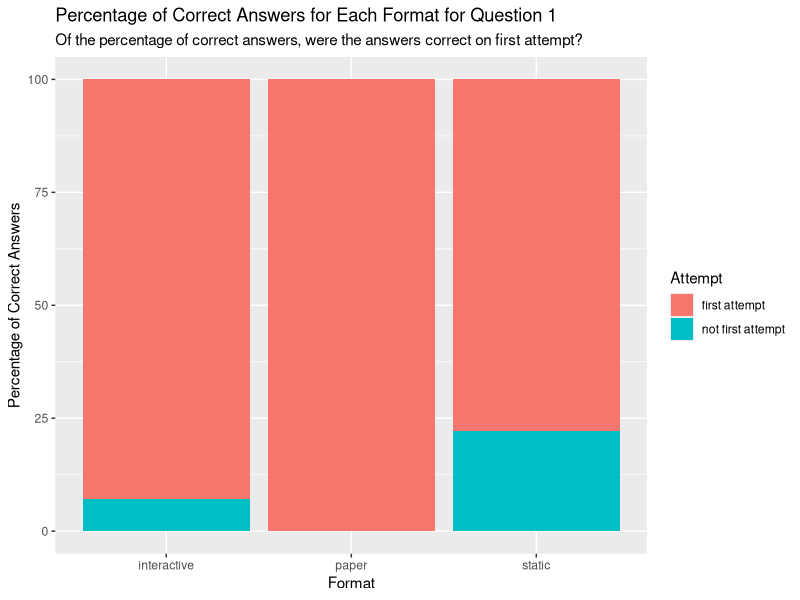
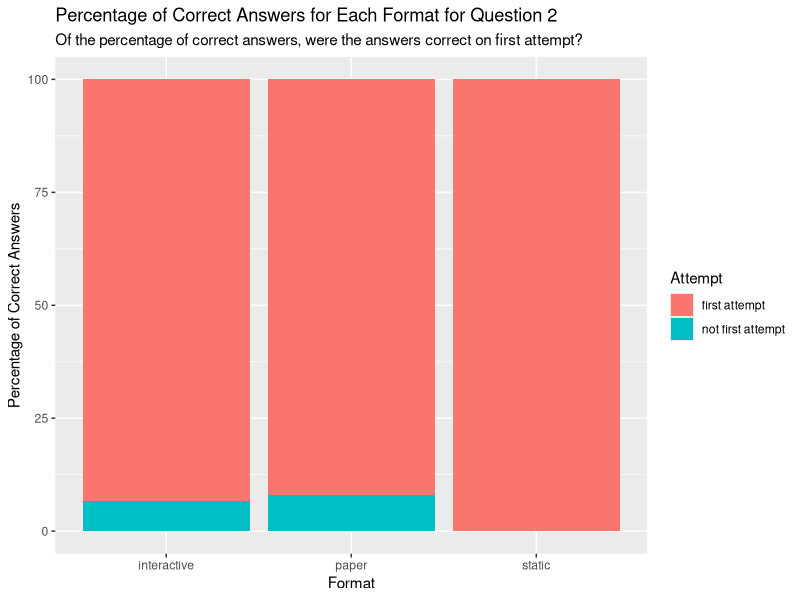
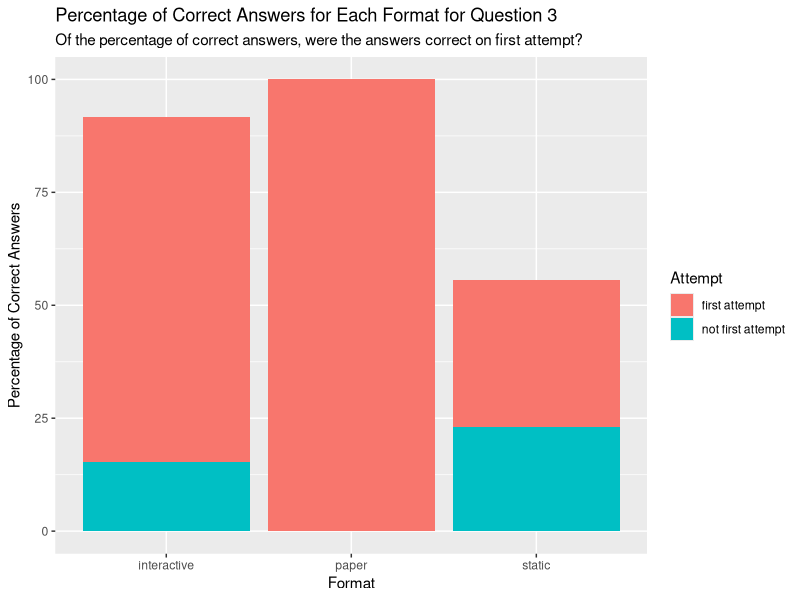
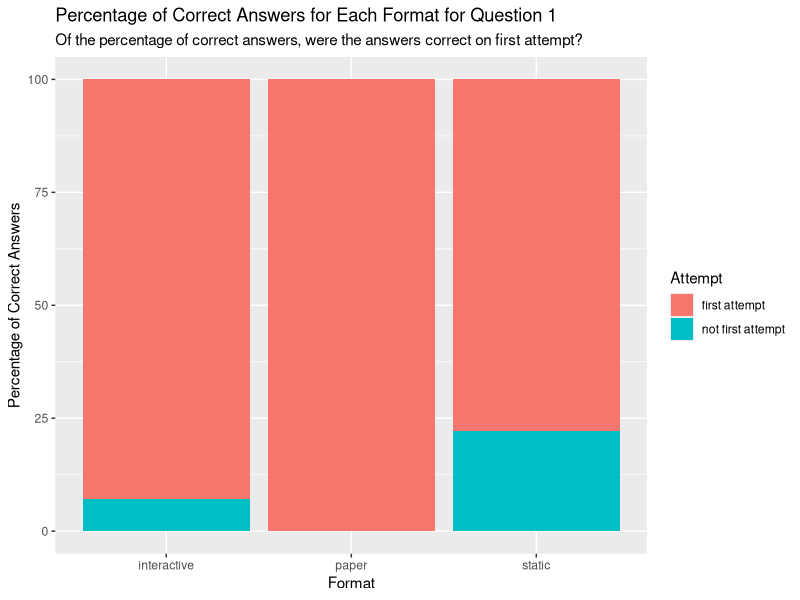

Here is the R script that generated these plots, in order: (Note: this script raises an error after producing the figures.)
## ---- chunk 1
#install.packages("dplyr")
library(dplyr)

#install.packages("ggplot2")
library("ggplot2")
## ---- chunk 2
participant <- c(1,2,3,4,5,6,7,8,9,10)

format1 <- c("static", "paper", "static", "interactive", "interactive", "paper" , "interactive", "interactive", "paper", "static")
format2 <- c("paper", "static", "interactive", "static", "paper", "interactive", "paper", "static", "interactive", "paper" )
format3 <- c("interactive", "interactive", "paper", "paper", "static", "static", "static", "paper", "static", "interactive")

## ---- chunk 3

no_types1 <- c(3,6,3,5,4,6,4,1,6,5)
no_types2 <- c(5,3,5,4,5,5,5,3,5,5)
no_types3 <- c(7,6,7,7,2,3,6,0,2,6)

max_1 <- 6
max_2 <- 5
max_3 <- 7

ratio1 <- no_types1/max_1
ratio2 <- no_types2/max_2
ratio3 <- no_types3/max_3

all_types_all_questions <- data.frame(participant, format1, no_types1, ratio1, format2, no_types2, ratio2, format3, no_types3, ratio3)
## ---- chunk 4

p1formats <- c(format1[1], format2[1], format3[1])
p1ratios <- c(ratio1[1], ratio2[1], ratio3[1])

p2formats <- c(format1[2], format2[2], format3[2])
p2ratios <- c(ratio1[2], ratio2[2], ratio3[2])

p3formats <- c(format1[3], format2[3], format3[3])
p3ratios <- c(ratio1[3], ratio2[3], ratio3[3])

p4formats <- c(format1[4], format2[4], format3[4])
p4ratios <- c(ratio1[4], ratio2[4], ratio3[4])

p5formats <- c(format1[5], format2[5], format3[5])
p5ratios <- c(ratio1[5], ratio2[5], ratio3[5])

p6formats <- c(format1[6], format2[6], format3[6])
p6ratios <- c(ratio1[6], ratio2[6], ratio3[6])

p7formats <- c(format1[7], format2[7], format3[7])
p7ratios <- c(ratio1[7], ratio2[7], ratio3[7])

p8formats <- c(format1[8], format2[8], format3[8])
p8ratios <- c(ratio1[8], ratio2[8], ratio3[8])

p9formats <- c(format1[9], format2[9], format3[9])
p9ratios <- c(ratio1[9], ratio2[9], ratio3[9])

p10formats <- c(format1[10], format2[10], format3[10])
p10ratios <- c(ratio1[10], ratio2[10], ratio3[10])

questions<- c(1,2,3)


p1dat <- data.frame(p1formats, p1ratios, questions)
p2dat <- data.frame(p2formats, p2ratios, questions)
p3dat <- data.frame(p3formats, p3ratios, questions)
p4dat <- data.frame(p4formats, p4ratios, questions)
p5dat <- data.frame(p5formats, p5ratios, questions)
p6dat <- data.frame(p6formats, p6ratios, questions)
p7dat <- data.frame(p7formats, p7ratios, questions)
p8dat <- data.frame(p8formats, p8ratios, questions)
p9dat <- data.frame(p9formats, p9ratios, questions)
p10dat <- data.frame(p10formats, p10ratios, questions)
## ---- chunk 5

p1<-ggplot(p1dat, aes(y = p1ratios*100, x = questions)) +
     geom_col(aes(fill = p1formats)) +
     labs(x="Question number", y= "Percentage of example types given",
     title = "Percentage of Example Types Given for Each Participant", subtitle="Participant 1", fill= "Format of question")


p2<-ggplot(p2dat, aes(y = p2ratios*100, x = questions)) +
     geom_col(aes(fill = p2formats)) +
    labs(x="Question number", y= "Percentage of example types given",  title = "Percentage of Example Types Given for Each Participant", subtitle="Participant 2", fill= "Format of question" )



p3<-ggplot(p3dat, aes(y = p3ratios*100, x = questions)) +
     geom_col(aes(fill = p3formats)) +
  labs(x="Question number", y= "Percentage of example types given",  title = "Percentage of Example Types Given for Each Participant", subtitle="Participant 3", fill= "Format of question")



p4<-ggplot(p4dat, aes(y = p4ratios*100, x = questions)) +
     geom_col(aes(fill = p4formats))+
  labs(x="Question number", y= "Percentage of example types given",  title = "Percentage of Example Types Given for Each Participant", subtitle="Participant 4", fill= "Format of question")



p5<-ggplot(p5dat, aes(y = p5ratios*100, x = questions)) +
     geom_col(aes(fill = p5formats))+
  labs(x="Question number", y= "Percentage of example types given",  title = "Percentage of Example Types Given for Each Participant", subtitle="Participant 5", fill= "Format of question")



p6<-ggplot(p6dat, aes(y = p6ratios*100, x = questions)) +
     geom_col(aes(fill = p6formats))+
  labs(x="Question number", y= "Percentage of example types given",  title = "Percentage of Example Types Given for Each Participant", subtitle="Participant 6", fill= "Format of question")



p7<-ggplot(p7dat, aes(y = p7ratios*100, x = questions)) +
     geom_col(aes(fill = p7formats))+
  labs(x="Question number", y= "Percentage of example types given",  title = "Percentage of Example Types Given for Each Participant", subtitle="Participant 7", fill= "Format of question")



p8<-ggplot(p8dat, aes(y = p8ratios*100, x = questions)) +
     geom_col(aes(fill = p8formats))+
  labs(x="Question number", y= "Percentage of example types given",  title = "Percentage of Example Types Given for Each Participant", subtitle="Participant 8", fill= "Format of question")



p9<-ggplot(p9dat, aes(y = p9ratios*100, x = questions)) +
     geom_col(aes(fill = p9formats))+
  labs(x="Question number", y= "Percentage of example types given",  title = "Percentage of Example Types Given for Each Participant", subtitle="Participant 9", fill= "Format of question")



p10<-ggplot(p10dat, aes(y = p10ratios*100, x = questions)) +
     geom_col(aes(fill = p10formats))+
  labs(x="Question number", y= "Percentage of example types given",  title = "Percentage of Example Types Given for Each Participant", subtitle="Participant 10", fill= "Format of question")
## ---- chunk 6
q1_et<-ggplot(all_types_all_questions, aes(y=ratio1*100, x=participant))+geom_col(aes(fill=format1))+
  labs(x="Participant", y= "Percentage of example types given",  title = "Percentage of Example Types Given for Each Question", subtitle="Question 1", fill= "Format of question")+
   scale_x_discrete(limits=c("1","2","3", "4","5","6","7","8","9","10"))


q2_et<-ggplot(all_types_all_questions, aes(y=ratio2*100, x=participant))+geom_col(aes(fill=format2))+
  labs(x="Participant", y= "Percentage of example types given",  title = "Percentage of Example Types Given for Each Question", subtitle="Question 2", fill= "Format of question")+
   scale_x_discrete(limits=c("1","2","3", "4","5","6","7","8","9","10"))


q3_et<-ggplot(all_types_all_questions, aes(y=ratio3*100, x=participant))+geom_col(aes(fill=format3))+
  labs(x="Participant", y= "Percentage of example types given",  title = "Percentage of Example Types Given for Each Question", subtitle="Question 3", fill= "Format of question")+
   scale_x_discrete(limits=c("1","2","3", "4","5","6","7","8","9","10"))

## ---- chunk 7

formats <- append(format1,format2)
formats <- append(formats, format3)
formats <- data.frame(formats)

ratios <- append(ratio1, ratio2)
ratios <- append(ratios, ratio3)
ratios <- data.frame(ratios)

formats_df <- cbind(formats,ratios)
## ---- chunk 8
p <- formats_df[formats_df$formats =='paper',]
i <- formats_df[formats_df$formats =='interactive',]
s <- formats_df[formats_df$formats =='static',]

p_sum<- sum(p$ratios)
i_sum<- sum(i$ratios)
s_sum<- sum(s$ratios)

p_percent <- p_sum*10
i_percent <- i_sum*10
s_percent <- s_sum*10


average_examples_format <- data.frame(format=c("paper", "interactive", "static"), percentage=c(p_percent, i_percent, s_percent))

f <-ggplot(average_examples_format, aes(x=factor(format, levels = c("paper", "interactive", "static")), y=percentage, fill=format))+geom_col()+labs(x= "Format", y="Average percentage of example types given", fill="Format", title="Average Percentage of Example Types Given for Each Format")
## ---- chunk 9
formats <- c('paper', 'static', 'interactive')
total_or_first <- c('first attempt','first attempt','first attempt','not first attempt', 'not first attempt','not first attempt')

total_correct_ans1 <- c(100, 100, 100)
correct_ans_firstattempt1 <- c(100, 77.78, 92.86)
correct_ans_not_firstattempt1 <- c(0, 22.22, 7.14)

first_attempt <- data.frame(correct_ans_firstattempt1, correct_ans_not_firstattempt1)

q1 <- data.frame(formats, total_correct_ans1, first_attempt)
correctans1 <- c(100,77.78,92.86,0,22.22,7.14)
formats2 <-c('paper', 'static', 'interactive','paper', 'static', 'interactive') 
q11<- data.frame(format=formats2,totals=correctans1, Attempt=total_or_first)

ca1<-ggplot(q11, mapping=aes(x=format, y=totals, fill=Attempt))+ geom_col()

total_correct_ans2 <- c(100, 100, 100)
correct_ans_firstattempt2 <- c(92, 100, 93.33)
correct_ans_not_firstattempt2 <- c(8, 0, 6.67)
correctans2<- c(92, 100, 93.33,8, 0, 6.67)
q22<- data.frame(format=formats2,totals=correctans2, Attempt=total_or_first)

ca2<-ggplot(q22, mapping=aes(x=format, y=totals, fill=Attempt))+ geom_col()




total_correct_ans3 <- c(100, 55.56, 91.67)
correct_ans_firstattempt3 <- c(100, 58.33, 83.33)
correct_ans_not_firstattempt3 <- c(0, 41.67, 16.67)
correctans3<- c(100, 32.40, 76.39,0, 23.15, 15.28)
q33<- data.frame(format=formats2,totals=correctans3, Attempt=total_or_first)

ca3<-ggplot(q33, mapping=aes(x=format, y=totals, fill=Attempt))+ geom_col()
## ---- chunk 10
ca1<- ca1 +labs(title="Percentage of Correct Answers for Each Format for Question 1", x='Format', y="Percentage of Correct Answers", subtitle = "Of the percentage of correct answers, were the answers correct on first attempt?")


ca2<- ca2 +labs(title="Percentage of Correct Answers for Each Format for Question 2", x='Format', y="Percentage of Correct Answers", subtitle = "Of the percentage of correct answers, were the answers correct on first attempt?")

ca3<- ca3 +labs(title="Percentage of Correct Answers for Each Format for Question 3", x='Format', y="Percentage of Correct Answers", subtitle = "Of the percentage of correct answers, were the answers correct on first attempt?")
## ---- chunk 11
#library(data.table)
strats <- c('mem','te','tr','ana')

strat1_1 <- c(0, 1, 1,0)
strat1_2 <- c(0,1,1,0)
strat1_3 <- c(0,1,1,0)
strat1_4 <- c(0,1,0,1)
strat1_5 <- c(0,1,1,1)
strat1_6 <- c(0,1,0,1)
strat1_7 <- c(0,1,1,0)
strat1_8 <- c(0,1,0,0)
strat1_9 <- c(0,1,0,1)
strat1_10 <- c(0,1,1,0)

strat_q1 <- data.frame(strat1_1, strat1_2, strat1_3, strat1_4, strat1_5, strat1_6, strat1_7, strat1_8, strat1_9, strat1_10 )

totals1 <- c(rowSums(strat_q1))
totals1 <- data.frame(totals1)


y1 <- cbind(strat_q1, totals1)

strat1_paper <- data.frame(strat_q1[2], strat_q1[6], strat_q1[9])
strat1_static <- data.frame(strat_q1[1], strat_q1[3], strat_q1[10])
strat1_int <- data.frame(strat_q1[4], strat_q1[5], strat_q1[7], strat_q1[8])

totals1_paper <- c(rowSums(strat1_paper))
totals1_paper <- data.frame(totals1_paper)

y1_paper <- cbind(strat1_paper, totals1_paper)

totals1_static <- c(rowSums(strat1_static))
totals1_static <- data.frame(totals1_static)
y1_static <- cbind(strat1_static, totals1_static)

totals1_int <- c(rowSums(strat1_int))
totals1_int <- data.frame(totals1_int)
y1_int <- cbind(strat1_int, totals1_int)
## ---- chunk 12

labels <- c("analysis", "definition", "trial and error", "transformation")

strategies1<-ggplot(y1, mapping=aes(x=strats,y= totals1))+geom_col()+labs(x= "Strategies", y="Number of Participants", fill="Format", title="Number of Participants Using Each Strategy", subtitle="Question 1")+ scale_x_discrete(labels= labels)+theme(text=element_text(size=15))
## ---- chunk 13
#strats <- c('mem','te','tr','ana')
strat2_1 <- c(0, 0, 1,1)
strat2_2 <- c(1,0,0,0)
strat2_3 <- c(1,0,0,0)
strat2_4 <- c(0,0,1,1)
strat2_5 <- c(1,1,0,0)
strat2_6 <- c(0,1,1,0)
strat2_7 <- c(1,0,0,0)
strat2_8 <- c(1,0,0,0)
strat2_9 <- c(1,1,0,1)
strat2_10 <- c(1,1,0,0)


strat_q2 <- data.frame(strat2_1, strat2_2, strat2_3, strat2_4, strat2_5, strat2_6, strat2_7, strat2_8, strat2_9, strat2_10 )



totals2 <- c(rowSums(strat_q2))
totals2 <- data.frame(totals2)


y2 <- cbind(strat_q1, totals2)

strat2_paper <- data.frame(strat_q2[1], strat_q2[5], strat_q2[7], strat_q2[10])
strat2_static <- data.frame(strat_q2[2], strat_q2[4], strat_q2[8])
strat2_int <- data.frame(strat_q2[3], strat_q2[6], strat_q2[9])

totals2_paper <- c(rowSums(strat2_paper))
totals2_paper <- data.frame(totals2_paper)


y2_paper <- cbind(strat2_paper, totals2_paper)

totals2_static <- c(rowSums(strat2_static))
totals2_static <- data.frame(totals2_static)
y2_static <- cbind(strat2_static, totals2_static)

totals2_int <- c(rowSums(strat2_int))
totals2_int <- data.frame(totals2_int)
y2_int <- cbind(strat2_int, totals2_int)
## ---- chunk 14

labels <- c("analysis", "definition", "trial and error", "transformation")

strategies2<-ggplot(y2, mapping=aes(x=strats,y= totals2))+geom_col()+labs(x= "Strategies", y="Number of Participants", fill="Format", title="Number of Participants Using Each Strategy", subtitle="Question 2")+ scale_x_discrete(labels= labels)+theme(text=element_text(size=15))
## ---- chunk 15
#strats <- c('mem','te','tr','ana')
strat3_1 <- c(0, 1, 1,1)
strat3_2 <- c(0,0,1,1)
strat3_3 <- c(0,1,1,1)
strat3_4 <- c(0,1,1,1)
strat3_5 <- c(0,0,0,1)
strat3_6 <- c(0,0,1,1)
strat3_7 <- c(0,1,0,1)
strat3_8 <- c(0,0,0,0)
strat3_9 <- c(0,1,0,0)
strat3_10 <- c(0,0,1,1)


strat_q3 <- data.frame(strat3_1, strat3_2, strat3_3, strat3_4, strat3_5, strat3_6, strat3_7, strat3_8, strat3_9, strat3_10 )



totals3 <- c(rowSums(strat_q3))
totals3 <- data.frame(totals3)


y3 <- cbind(strat_q3, totals3)

strat3_paper <- data.frame(strat_q3[3], strat_q3[4], strat_q3[8])
strat3_static <- data.frame(strat_q3[5], strat_q3[6], strat_q3[7], strat_q1[9])
strat3_int <- data.frame(strat_q3[1], strat_q3[2], strat_q3[10])

totals3_paper <- c(rowSums(strat3_paper))
totals3_paper <- data.frame(totals3_paper)


y3_paper <- cbind(strat3_paper, totals3_paper)

totals3_static <- c(rowSums(strat3_static))
totals3_static <- data.frame(totals3_static)
y3_static <- cbind(strat3_static, totals3_static)

totals3_int <- c(rowSums(strat3_int))
totals3_int <- data.frame(totals3_int)
y3_int <- cbind(strat3_int, totals3_int)
## ---- chunk 16

labels <- c("analysis", "definition", "trial and error", "transformation")

strategies3<-ggplot(y3, mapping=aes(x=strats,y= totals3))+geom_col()+labs(x= "Strategies", y="Number of Participants", fill="Format", title="Number of Participants Using Each Strategy", subtitle="Question 3")+ scale_x_discrete(labels= labels)+theme(text=element_text(size=15))
## ---- chunk 17

int1 <- ggplot(y1_int, mapping=aes(x=strats, y= totals1_int))+geom_col()+ scale_x_discrete(labels= labels)+labs(x= "Strategies", y="Number of Participants", fill="Format", title="Number of Participants Using Each Strategy for Question 1", subtitle = "Interactive format")+theme(text=element_text(size=15))

static1<- ggplot(y1_static, mapping=aes(x=strats, y= totals1_static))+geom_col()+ scale_x_discrete(labels= labels)+labs(x= "Strategies", y="Number of Participants", fill="Format", title="Number of Participants Using Each Strategy for Question 1", subtitle = "Static format")+theme(text=element_text(size=15))

paper1<- ggplot(y1_paper, mapping=aes(x=strats, y= totals1_paper))+geom_col()+ scale_x_discrete(labels= labels)+labs(x= "Strategies", y="Number of Participants", fill="Format", title="Number of Participants Using Each Strategy for Question 1", subtitle = "Paper format")+theme(text=element_text(size=15))


int2 <- ggplot(y2_int, mapping=aes(x=strats, y= totals2_int))+geom_col()+ scale_x_discrete(labels= labels)+labs(x= "Strategies", y="Number of Participants", fill="Format", title="Number of Participants Using Each Strategy for Question 2", subtitle = "Interactive format")+theme(text=element_text(size=15))

static2<- ggplot(y2_static, mapping=aes(x=strats, y= totals2_static))+geom_col()+ scale_x_discrete(labels= labels)+labs(x= "Strategies", y="Number of Participants", fill="Format", title="Number of Participants Using Each Strategy for Question 2", subtitle = "Static format")+theme(text=element_text(size=15))

paper2<- ggplot(y2_paper, mapping=aes(x=strats, y= totals2_paper))+geom_col()+ scale_x_discrete(labels= labels)+labs(x= "Strategies", y="Number of Participants", fill="Format", title="Number of Participants Using Each Strategy for Question 2", subtitle = "Paper format")+theme(text=element_text(size=15))

int3 <- ggplot(y3_int, mapping=aes(x=strats, y= totals3_int))+geom_col()+ scale_x_discrete(labels= labels)+labs(x= "Strategies", y="Number of Participants", fill="Format", title="Number of Participants Using Each Strategy for Question 3", subtitle = "Interactive format")+theme(text=element_text(size=15))

static3<- ggplot(y3_static, mapping=aes(x=strats, y= totals3_static))+geom_col()+ scale_x_discrete(labels= labels)+labs(x= "Strategies", y="Number of Participants", fill="Format", title="Number of Participants Using Each Strategy for Question 3", subtitle = "Static format")+theme(text=element_text(size=15))

paper3<- ggplot(y3_paper, mapping=aes(x=strats, y= totals3_paper))+geom_col()+ scale_x_discrete(labels= labels)+labs(x= "Strategies", y="Number of Participants", fill="Format", title="Number of Participants Using Each Strategy for Question 3", subtitle = "Paper format")+theme(text=element_text(size=15))
## ---- chunk 18

ggsave("Plots/ca1.png", ca1, scale=0.5)
ca1
ca2
ca3
example_types_plot
strategy
p1
p2
p3
...


## ---- chunk 19

questions <- c(rep(1, 10), rep(2,10), rep(3,10))

formats <- c(format1, format2, format3)

percentages_et <- c(ratio1*100, ratio2*100, ratio3*100)

example_types <- data.frame("Participant"=participant, "Percentage_of_Example_Types"= percentages_et,"Question"= questions, "Format"=formats)

#average for each format
df_means <- example_types %>% group_by(Format) %>% summarise(value=mean(Percentage_of_Example_Types))
avg_i<- as.numeric(df_means[1,2])
avg_p <- as.numeric(df_means[2,2])
avg_s <- as.numeric(df_means[3,2])

## ---- chunk 20

example_types_plot <- ggplot(data=example_types, aes(x=Participant, y= Percentage_of_Example_Types))+geom_point()+ facet_wrap(~Format)+
  geom_hline(data = data.frame(avg_i,Format='interactive'), aes(yintercept = avg_i))+
  geom_hline(data = data.frame(avg_p,Format='paper'), aes(yintercept = avg_p))+
  geom_hline(data = data.frame(avg_s,Format='static'), aes(yintercept = avg_s))+
  labs(title="Example Types Given in Each Format, for All Questions",subtitle="With a line of average percentage of example types given for each format ",y= "Percentage of Example Types Given (%)")+
  scale_x_continuous(breaks=c(2,4,6,8,10))

example_types_plot
ggsave("Plots/example_types_plot.png", example_types_plot, width = 7, height = 5)
## ---- chunk 21

trial_and_error <- c(rep(1,10),rep(0,4),1,1,0,0,1,1,1,0,1,1,0,0,1,0,1,0)
transformation <- c(1,1,1,0,1,0,1,0,0,1,1,0,0,1,0,1, rep(0,4),rep(1,4), 0,1,0,0,0,1)
analysis <- c(0,0,0,1,1,1,0,0,1,0,1,0,0,1,0,0,0,0,1,0, rep(1,7), 0,0,1)

strategies <- data.frame("Participant"=participant,"Question"= questions, "Format"=formats, trial_and_error, transformation, analysis)


t_and_e <- strategies[strategies$trial_and_error==1,]
tr <- t_and_e <- strategies[strategies$transformation==1,]
ana <- t_and_e <- strategies[strategies$analysis==1,]

paper_strat <- strategies[strategies$Format=="paper",]
int_strat <- strategies[strategies$Format=="interactive",]
static_strat <- strategies[strategies$Format=="static",]

paper_te<- sum(paper_strat$trial_and_error)
paper_tr<- sum(paper_strat$transformation)
paper_an<- sum(paper_strat$analysis)


int_te<- sum(int_strat$trial_and_error)
int_tr<- sum(int_strat$transformation)
int_an<- sum(int_strat$analysis)


static_te<- sum(static_strat$trial_and_error)
static_tr<- sum(static_strat$transformation)
static_an<- sum(static_strat$analysis)

strategies_totals <- data.frame("Format"= c(rep("paper", 3), rep("interactive", 3), rep("static", 3)), "Strategy"=  c(rep(c("Trial and Error", "Transformation", "Analysis"), 3)), "total"= c(paper_te, paper_tr, paper_an, int_te, int_tr, int_an, static_te, static_tr, static_an))

strategies_plot2 <- ggplot(strategies_totals, mapping=aes(x=Strategy, y=total))+geom_bar(stat="identity")+facet_wrap(~Format)+labs(y="Number of Participants", title="Total number of participants using each strategy in each format, for all questions.", subtitle="Note that this is based on the groups opinion and interpretation of the strategies used by participants.")+ theme(axis.text.x = element_text(angle = 30, vjust = 1, hjust=1))#+scale_x_discrete(labels=c("Trial and Error", "Transformation", "Analysis"))

strategies_plot2

ggsave("Plots/strategy.png", strategies_plot2, width=10)
## ---- chunk 22
